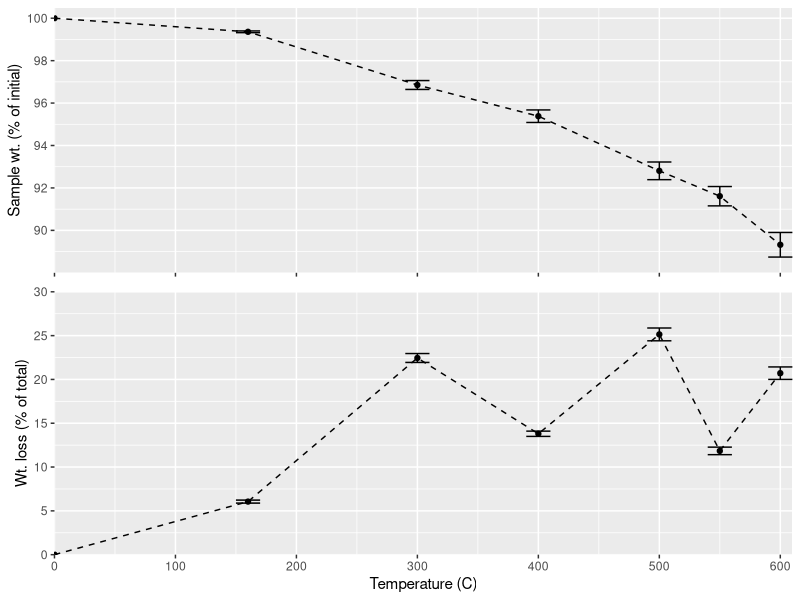

R code for this plot:
library(tidyverse)
library(plotrix)
library(cowplot)
ramped=read_csv("Howard_et_al_data.csv")

x0 = 100*(ramped$org_wt)/(ramped$org_wt)
x160 = 100*(ramped$`160remains`)/(ramped$org_wt)
x300 = 100*(ramped$`300remains`)/(ramped$org_wt)              
x400 = 100*(ramped$`400remains`)/(ramped$org_wt)      
x500 = 100*(ramped$`500remains`)/(ramped$org_wt)     
x550 = 100*(ramped$`550remains`)/(ramped$org_wt)
x600 = 100*(ramped$`600remains`)/(ramped$org_wt)

averageramped <- tibble(x0,x160,x300,x400,x500,x550,x600) %>% 
  gather("temp_id", "values")


summary <- averageramped %>% 
  group_by(temp_id) %>% 
  summarise(mean= mean(values, na.rm = TRUE), 
            SE = std.error(values, na.rm = TRUE)) %>% 
  mutate(temp = as.numeric(str_remove_all(temp_id, "x")))

###
top_plot <- summary %>% 
  ggplot(aes(temp,mean))+
  geom_point()+  
  geom_errorbar(aes(ymin=mean-SE, ymax=mean+SE), width=20) +
  geom_line(linetype = "dashed")+
  scale_x_continuous(expand = c(0, 0), 
                     breaks=seq(from = 0, to = 600, by = 100),
                     limits = c(0,610))+
  scale_y_continuous(expand = c(0, 0), 
                     breaks=seq(90,100,2),
                     limits = c(88,100.5))+
  labs(x = "",
       y = "Sample wt. (% of initial)")+
  theme(axis.title.x=element_blank(),
        axis.text.x=element_blank())


#####

totalweightloss=ramped$`160off`+ramped$`300off`+ramped$`400off`+
  ramped$`500off`+ramped$`550off`+ramped$`600off`

"x0" = (ramped$org_wt)-(ramped$org_wt)
"x160" = 100*(ramped$`160off`)/(totalweightloss)
"x300" = 100*(ramped$`300off`)/(totalweightloss)              
"x400" = 100*(ramped$`400off`)/(totalweightloss)      
"x500" = 100*(ramped$`500off`)/(totalweightloss)     
"x550" = 100*(ramped$`550off`)/(totalweightloss)
"x600" = 100*(ramped$`600off`)/(totalweightloss)


averageramped <- tibble(x0,x160,x300,x400,x500,x550,x600) %>% 
  gather("temp_id", "values")


summary <- averageramped %>% 
  group_by(temp_id) %>% 
  summarise(mean= mean(values, na.rm = TRUE), 
            SE = std.error(values, na.rm = TRUE)) %>% 
  ungroup() %>% 
  mutate(temp = as.numeric(str_remove_all(temp_id, "x")))

bottom_plot <- summary %>% 
  ggplot(aes(temp,mean))+
  geom_point()+  
  geom_errorbar(aes(ymin=mean-SE, ymax=mean+SE), width=20) +
  geom_line(linetype = "dashed")+
  scale_x_continuous(expand = c(0, 0), 
                     breaks=seq(from = 0, to = 600, by = 100),
                     limits = c(0,610))+
  scale_y_continuous(expand = c(0, 0), 
                     breaks=seq(0,30,5),
                     limits = c(0,30))+
  labs(x = "Temperature (C)",
       y = "Wt. loss (% of total)")


big_plot <- plot_grid(top_plot, bottom_plot, ncol = 1, rel_heights = c(.9,1),
                      align = 'v', axis = 'l') # aligning vertically along the left axis


ggsave("ramped_loi.pdf",big_plot, width = 6.8, height = 4.6)
